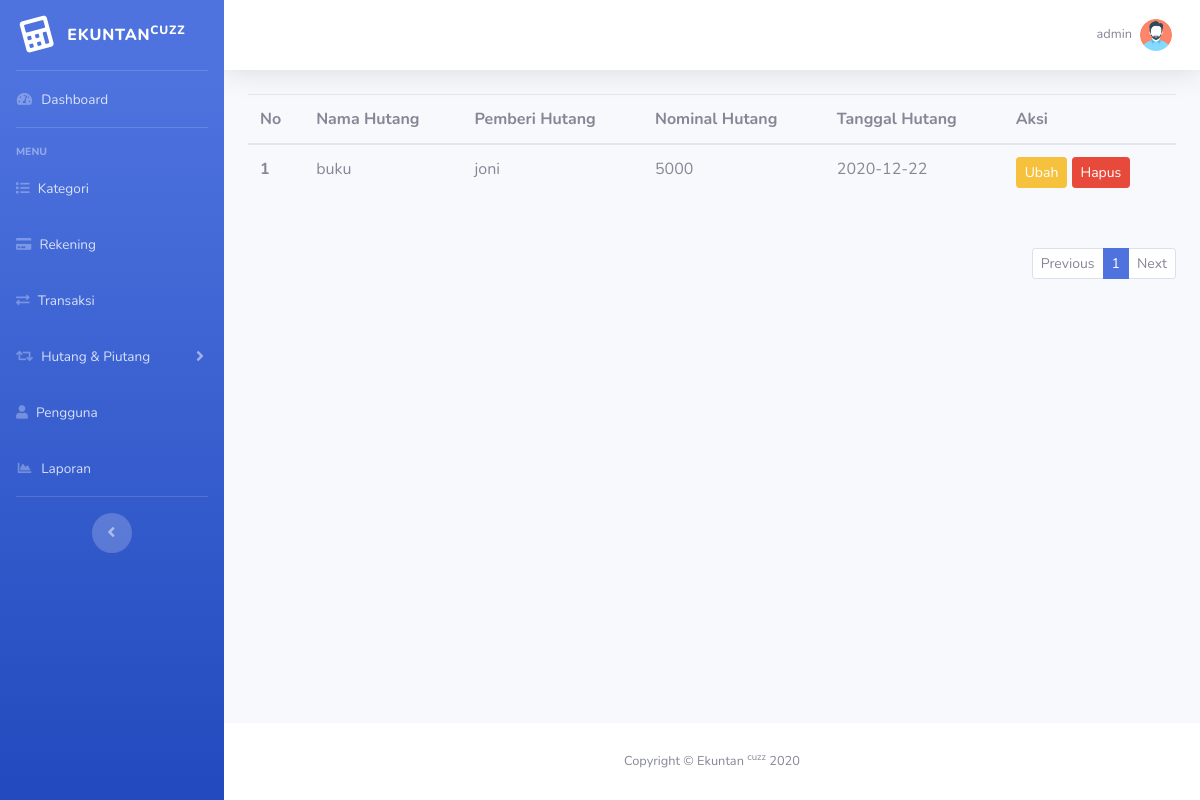
/hutang (signed in), run on the app's committed database.
### tables this page shows
CREATE TABLE `hutang` (
  `id` int(11) NOT NULL,
  `nama_hutang` varchar(255) NOT NULL,
  `pemberi_hutang` varchar(255) NOT NULL,
  `nominal_hutang` bigint(20) NOT NULL,
  `tanggal_hutang` date NOT NULL
);

### pages/hutang/_table-hutang.php (the view, shortened to what this page needs)
<div class="row mt-4">
    <div class="col">
        <table class="table table-hover">
            <thead>
                <tr>
                    <th scope="col">No</th>
                    <th scope="col">Nama Hutang</th>
                    <th scope="col">Pemberi Hutang</th>
                    <th scope="col">Nominal Hutang</th>
                    <th scope="col">Tanggal Hutang</th>
                    <th scope="col">Aksi</th>
                </tr>
            </thead>
            <?php
               $batas = 5;
               $halaman = isset($_GET['page']) ? (int) $_GET['page'] : 1;
               $dataAwal = ($halaman > 1) ? ($halaman * $batas) - $batas : 0;
               $selanjutnya = $halaman + 1;
               $sebelumnya = $halaman - 1;
               $queryBaris = mysqli_query($connec, 'SELECT * FROM hutang');
               $totalBaris = mysqli_num_rows($queryBaris);
               $totalHalaman = ceil($totalBaris / $batas);
               $queryData = mysqli_query($connec, "SELECT * FROM hutang LIMIT $dataAwal, $batas");
               include 'pages/hutang/cari.php';
               $no = $dataAwal + 1;
               while ($hutang = mysqli_fetch_assoc($queryData)) {
               ?>
                <tbody>
                    <tr>
                        <th scope="row"><?= $no++; ?></th>
                        <td><?= $hutang['nama_hutang']; ?></td>
                        <td><?= $hutang['pemberi_hutang']; ?></td>
                        <td><?= $hutang['nominal_hutang']; ?></td>
                        <td><?= $hutang['tanggal_hutang']; ?></td>
                        <td>
                            <a href="<?= BASE_URL; ?>/hutang/ubah/<?= $hutang['id']; ?>" class="btn btn-sm btn-warning tombol-edit">Ubah</a>
                            <a href="<?= BASE_URL; ?>/hutang/hapus/<?= $hutang['id']; ?>" class="btn btn-sm btn-danger tombol-hapus">Hapus</a>
                        </td>
                    </tr>
                <?php } ?>
                </tbody>
        </table>
        <?php if (!isset($_GET['keyword'])) { ?>
            <nav class="mt-5">
                <ul class="pagination pagination-sm justify-content-end">
                    <?php if ($halaman == 1) { ?>
                        <li class="page-item disabled">
                            <a class="page-link" href="<?= BASE_URL; ?>/hutang/<?= $sebelumnya; ?>" tabindex="-1" aria-disabled="true">Previous</a>
                        </li>
                    <?php } else { ?>
                        <li class="page-item">
                            <a class="page-link" href="<?= BASE_URL; ?>/hutang/<?= $sebelumnya; ?>" tabindex="-1" aria-disabled="true">Previous</a>
                        </li>
                    <?php } ?>
                    <?php for ($i = 1; $i <= $totalHalaman; $i++) { ?>
                        <?php if ($i == $halaman) { ?>
                            <li class="page-item active"><a class="page-link" href="<?= BASE_URL; ?>/hutang/<?= $i; ?>"><?= $i; ?></a></li>
                        <?php } else { ?>
                            <li class="page-item"><a class="page-link" href="<?= BASE_URL; ?>/hutang/<?= $i; ?>"><?= $i; ?></a></li>
                        <?php } ?>
                    <?php } ?>
                    <?php if ($halaman == $totalHalaman) { ?>
                        <li class="page-item disabled">
                            <a class="page-link" href="<?= BASE_URL; ?>/hutang/<?= $selanjutnya; ?>">Next</a>
                        </li>
                    <?php } else { ?>
                        <li class="page-item">
                            <a class="page-link" href="<?= BASE_URL; ?>/hutang/<?= $selanjutnya; ?>">Next</a>
                        </li>
                    <?php } ?>
                </ul>
            </nav>
        <?php } ?>
    </div>
</div>

### data on the page
hutang: nama_hutang "buku", pemberi_hutang "joni", nominal_hutang "5000", tanggal_hutang "2020-12-22"

### other printed values
$_SESSION["login"]["nama_pengguna"] "admin"
